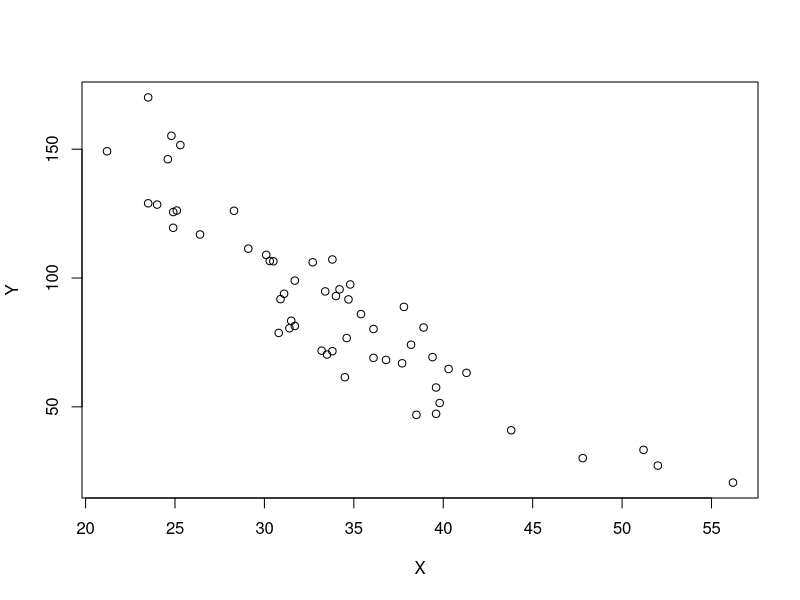
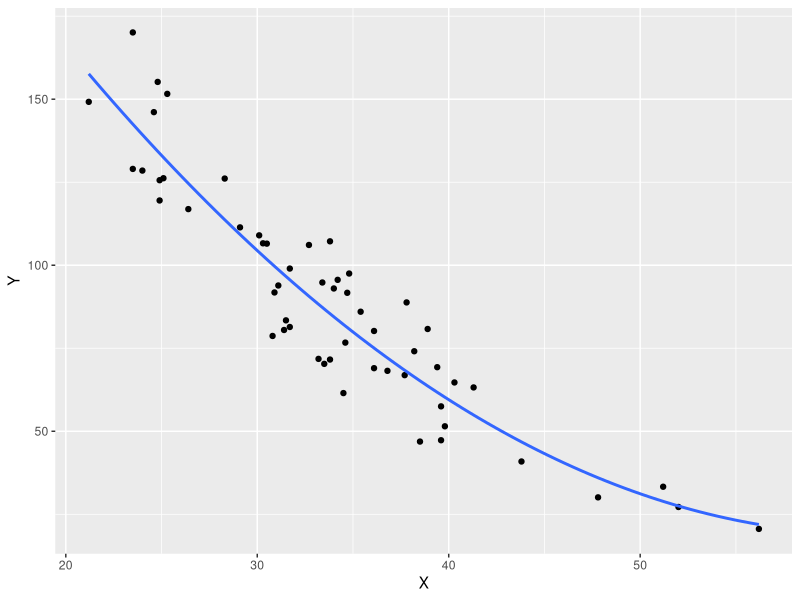
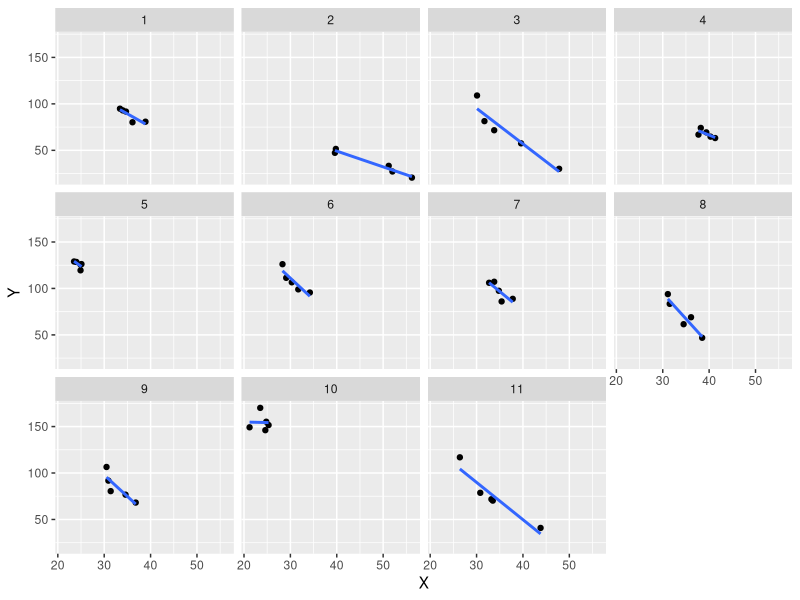

Source code (R) for these figures, in order:
#BIOL933
#Lab 10, example 1
#ANCOVA RCBD

#read in, re-classify, and inspect the data
lima_dat <- read.csv("Lab10ex1.csv") # put the file in the working directory first
lima_dat<-as.data.frame(lima_dat)
lima_dat$Block<-as.factor(lima_dat$Block)
lima_dat$Variety<-as.factor(lima_dat$Variety)

str(lima_dat, give.attr=F)
head(lima_dat)

# 1. General regression
plot(Y ~ X, lima_dat)
reg_mod<-lm(Y ~ X, lima_dat)
anova(reg_mod)
summary(reg_mod)

# put smooth curves on
library(tidyverse)
lima_dat %>% ggplot(aes(x=X, y=Y))+
  geom_point()+
  geom_smooth(method = 'lm', formula = y ~ x + I(x^2), se=0)

# 2.  Perform ANOVA with X as Response
anovaX_mod<-lm(X ~ Block + Variety, lima_dat)
anova(anovaX_mod)

# 3.  Perform ANOVA with Y as Response
anovaY_mod<-lm(Y ~ Block + Variety, lima_dat)
anova(anovaY_mod)
summary(anovaY_mod)

# 4.  Test for homogeneity of slopes
slopes_mod<-lm(Y ~ Block + Variety + X + Variety*X, lima_dat)
anova(slopes_mod)

lima_dat %>% ggplot(aes(x=X, y=Y))+
  geom_point()+
  geom_smooth(method = 'lm', se=0)+
  facet_wrap(Variety ~. )

# 5.  The ANCOVA
library(car)
ancova_mod<-lm(Y ~ Block + Variety + X, lima_dat)
Anova(ancova_mod, type = 2)

# 6.  Find beta and Xmean; then create Z
summary(ancova_mod)
mean(lima_dat$X)
lima_dat$Z<-lima_dat$Y + 3.1320*(lima_dat$X - 33.98727)

# INTERLUDE:  Comparing means and analyses
library(lsmeans)
lima_lsm <- lsmeans(ancova_mod, "Variety")
adj_means <- aggregate(lima_dat$Z, list(lima_dat$Variety), mean)

anovaZ_mod<-lm(Z ~ Block + Variety, lima_dat)
anova(anovaZ_mod)

# 7.  Normality of residuals
anovaZ_mod<-lm(Z ~ Block + Variety, lima_dat)
lima_dat$anovaZ_resids <- residuals(anovaZ_mod)
shapiro.test(lima_dat$anovaZ_resids)

# 8.  Homogeneity of variances
#library(car)
leveneTest(Z ~ Variety, data = lima_dat)

# 9.  Additivity of main effects
lima_dat$anovaZ_preds <- predict(anovaZ_mod)
lima_dat$sq_anovaZ_preds <- lima_dat$anovaZ_preds^2
tukeyZ_mod<-lm(Z ~ Block + Variety + sq_anovaZ_preds, lima_dat)
anova(tukeyZ_mod)

# 10.  The ANCOVA, with desired subsequent analysis
ancova_mod<-lm(Y ~ Block + Variety + X, lima_dat)
Anova(ancova_mod, type = 2)

#Tukey separation of adjusted variety means
lima_lsm <- lsmeans(ancova_mod, "Variety")
contrast(lima_lsm, method = "pairwise", adjust = "tukey")
